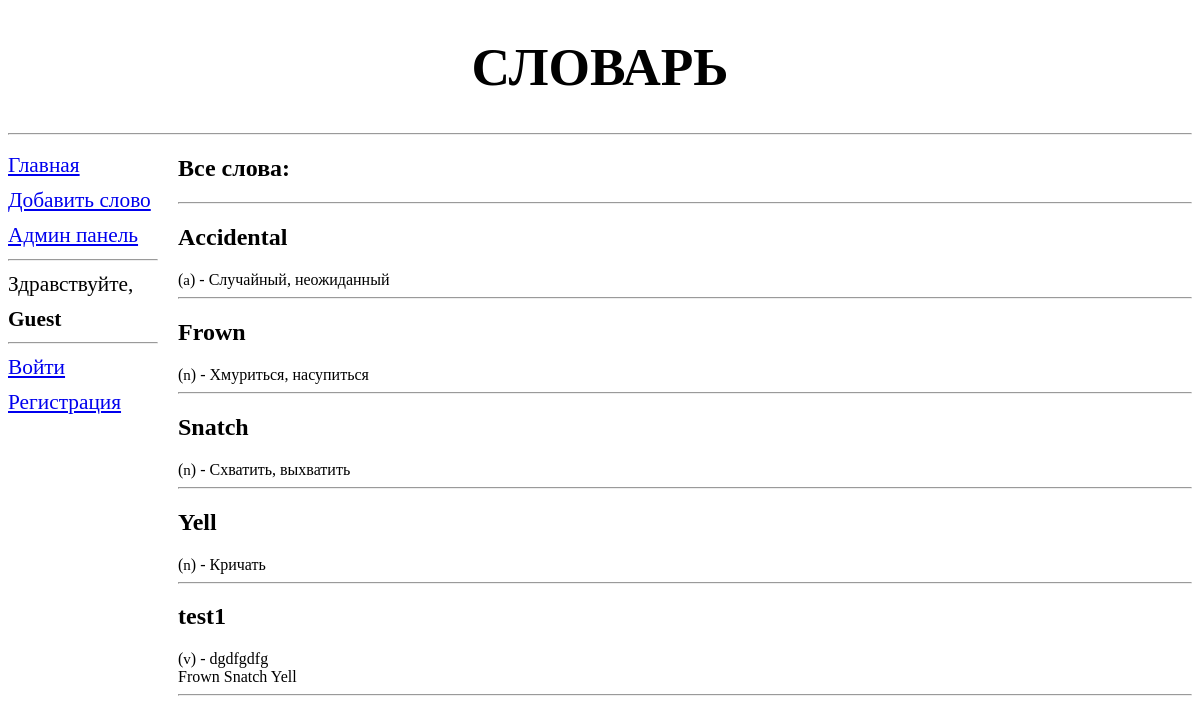
/, run on an earlier commit of the app's database.
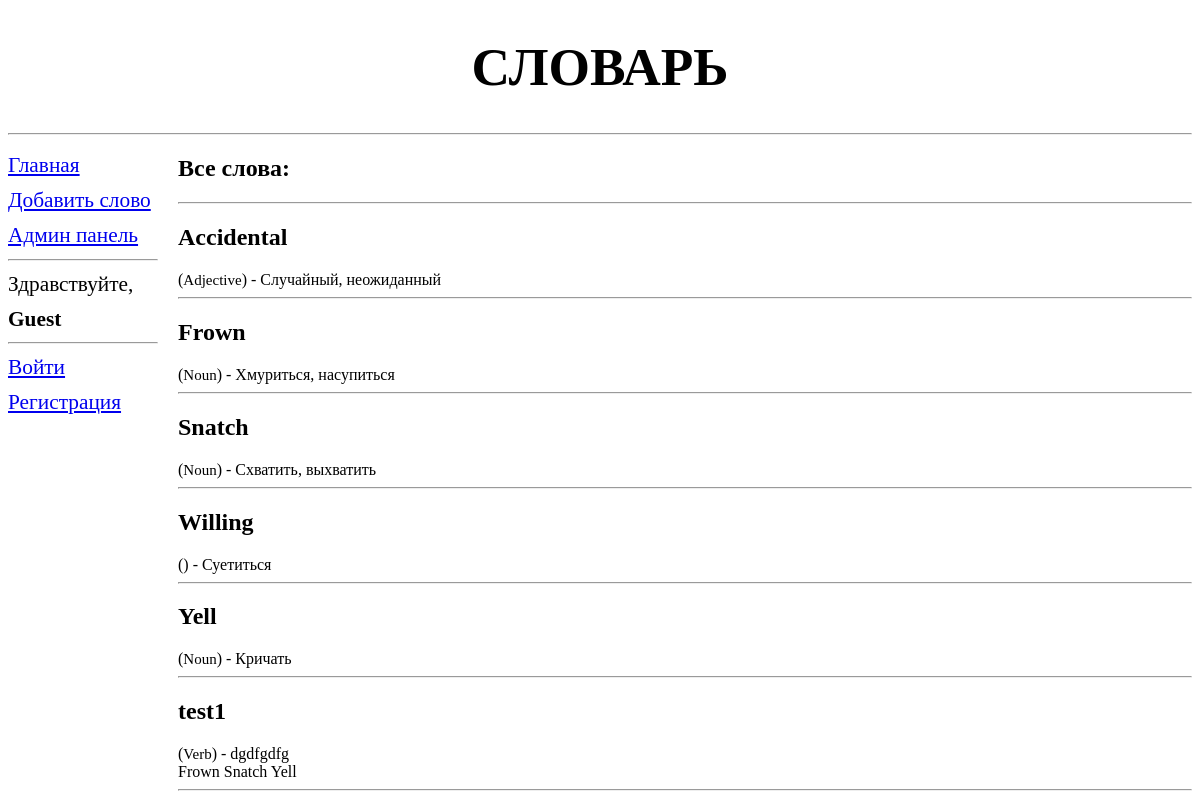
And on a later commit of the database.
### addwords/models.py (models this page shows)
class Word(models.Model):
    class Meta:
        verbose_name = "Слово"
        verbose_name_plural = "Слова"
        unique_together = (('word', 'language'), # уникальные сочетания полей в модели
                           (('word', 'type', 'translation')))
        ordering = ['word', 'type'] # параметры сортировки записей по умолчанию
    TYPE = (
        (None, "Выберите тип слова"), # заменяет --------- на Выберите тип слова
        ('Verb', 'Verb (сущ.)' ),
        ('Noun', 'Noun (глаг.)'),
        ('Adjective', 'Adjective (прил.)'),
    )
    word = models.CharField(max_length=20, null=True, blank=False, verbose_name="Слово")
    language = models.ForeignKey("Language", on_delete=models.PROTECT, verbose_name="Язык", related_name='words') #, limit_chices_to={}
    type = models.CharField(max_length=10, choices=TYPE, blank=True)
    translation = models.CharField(max_length=25, verbose_name="Перевод")
    discription = models.TextField(blank=True, verbose_name="Доп. комментарий к переводу")
    synonyms = models.ManyToManyField("Word", verbose_name="Синонимы", related_name='+', blank=True)
    def __str__(self):
        return self.word
    def get_synonyms(self):
        return [s.__str__() for s in self.synonyms.all()]

### addwords/views.py (the view)
# urls.py: path('', main, name='main'),
def main(request):
	AMOUNT_OF_WORDS = 6
	if request.GET.get('selecter', False) not in ("None", False):
		sort_name = str(request.GET.get('selecter', False))
		words = Word.objects.order_by(sort_name)[:AMOUNT_OF_WORDS]
	else:
		words = Word.objects.all()[:AMOUNT_OF_WORDS]
	context = {"words":words}
	return render(request=request, template_name="addwords/main.html", context=context)

### addwords/templates/addwords/main.html (shortened to what this page needs)
{% extends "basic.html" %}
{%  block page_title %}
Словарь
{% endblock %}
{% block content %}
    <h1>Все слова:</h1>
    <hr>
    {% for word in words %}
        <h2>{{ word.word }} </h2> (<p5>{{ word.type }}</p5>) - <p2>{{ word.translation }} <br></2>
        {% for s in word.get_synonyms %}
            {{ s }}
        {% endfor %}
        <hr>
    {% endfor %}
{% endblock %}

### addwords/templates/basic.html (shortened to what this page needs)
{% load static %}
<!DOCTYPE html>
<html>
    <head>
        <link rel="stylesheet" type="text/css" href="{% static 'addwords/style.css' %}">
    </head>
    <body>
        <header>
            <h1>{% block page_title %}{% endblock %}</h1>
            <hr>
        </header>
        <nav>
            <a href="{% url 'main' %}">Главная</a>
            <a href="{% url 'new' %}">Добавить слово</a>
            <a href="/admin/">Админ панель</a>
            <hr>
            <p1>Здравствуйте, </p1>
            <a><b>{{ user.username|default:'Guest' }}</b></a>
            <hr>
            {% if user.is_authenticated %}
                <a href="{% url 'logout' %}">Выйти</a>
            {% else %}
                <a href="{% url 'login' %}">Войти</a>
                <a href="{% url 'signup' %}">Регистрация</a>
            {% endif %}
        </nav>
        <section>
            {% block content %}
            {% endblock %}
        </section>
    </body>
</html>

### addwords/static/addwords/style.css (style rules this page uses)
header h1 { font-size: 40pt; text-transform: uppercase; text-align: center; }
section p5 { font-size: 15px; }
nav { font-size: 16pt; width: 150px; float: left; }
nav a { display: block; margin: 10px 0px; }
section { margin-left: 170px; }

What changed in the data, as far as the page shows it:
changed Word "Accidental": type "a" → "Adjective"
changed Word "Frown": type "n" → "Noun"
changed Word "Snatch": type "n" → "Noun"
added Word: word "Willing", translation "Суетиться"
changed Word "Yell": type "n" → "Noun"
changed Word "test1": type "v" → "Verb"
